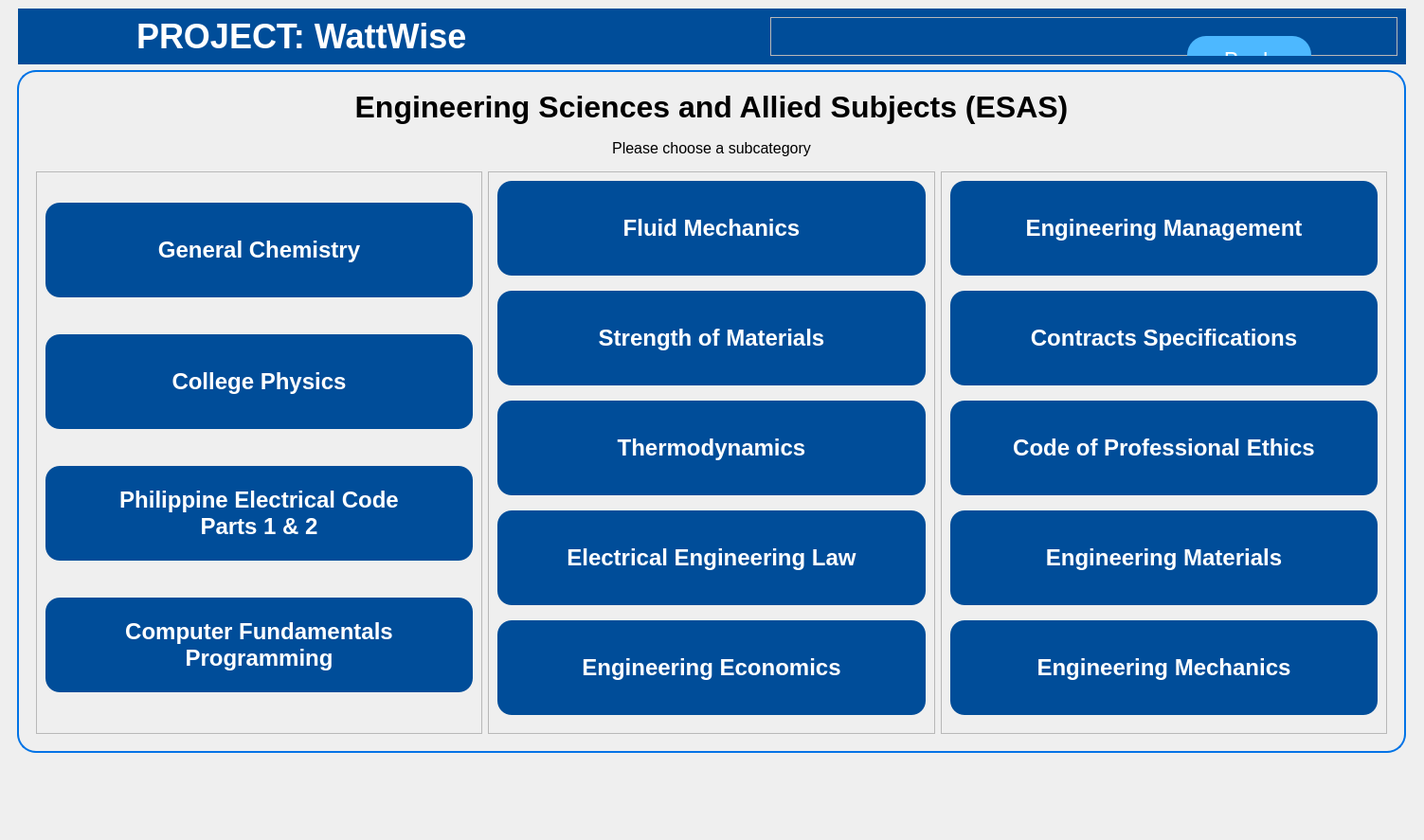
<?xml version="1.0" encoding="UTF-8"?>
<ui version="4.0">
 <class>MainWindow</class>
 <widget class="QMainWindow" name="MainWindow">
  <property name="geometry">
   <rect>
    <x>0</x>
    <y>0</y>
    <width>1503</width>
    <height>887</height>
   </rect>
  </property>
  <property name="cursor">
   <cursorShape>ArrowCursor</cursorShape>
  </property>
  <property name="windowTitle">
   <string>MainWindow</string>
  </property>
  <property name="styleSheet">
   <string notr="true">#header {
	background-color: #004d99;
	padding-left: 10px;
	margin-left: 10px;
	margin-right: 10px;
}

#labelMainMenuTitle {
	font-size: 32px;
	font-weight: bold;
	margin-bottom: 10px;
	margin-top: 10px;
}

#labelSelection {
	font-size: 16px;
}

#title {
	color: white;
	font-weight: bold;
	font-size: 36px;
}

#btnBack {
	background-color: #4db8ff;
	border-radius: 20px;
	color: white;
	margin-top: 10px;
	font-size: 24px;
	height: 50px;
}

#btnBack:hover {
	background-color: #1AA4FF;
}

#menuFrame {
	border: 2px solid #0073e6;
	border-radius: 20px;
	margin-right: 10px;
	margin-left: 3px;
}

#menuFrame QPushButton {
	color: #ffffff;
	background-color:  #004d99;
	border-radius: 15px;
	font-weight: bold;
	font-size: 24px;
	height: 80px;
	padding: 10px 16px;
	margin-bottom: 10px;
}

#menuFrame QPushButton:hover {
	background-color: #0067CC;
}</string>
  </property>
  <widget class="QWidget" name="centralwidget">
   <layout class="QFormLayout" name="formLayout_2">
    <item row="0" column="0" colspan="2">
     <widget class="QFrame" name="header">
      <property name="baseSize">
       <size>
        <width>0</width>
        <height>0</height>
       </size>
      </property>
      <layout class="QGridLayout" name="gridLayout_2">
       <item row="0" column="2">
        <widget class="QFrame" name="frame">
         <property name="frameShape">
          <enum>QFrame::StyledPanel</enum>
         </property>
         <property name="frameShadow">
          <enum>QFrame::Raised</enum>
         </property>
         <widget class="QPushButton" name="btnBack">
          <property name="geometry">
           <rect>
            <x>440</x>
            <y>10</y>
            <width>131</width>
            <height>61</height>
           </rect>
          </property>
          <property name="sizePolicy">
           <sizepolicy hsizetype="Preferred" vsizetype="Preferred">
            <horstretch>0</horstretch>
            <verstretch>0</verstretch>
           </sizepolicy>
          </property>
          <property name="minimumSize">
           <size>
            <width>0</width>
            <height>0</height>
           </size>
          </property>
          <property name="baseSize">
           <size>
            <width>100</width>
            <height>100</height>
           </size>
          </property>
          <property name="cursor">
           <cursorShape>PointingHandCursor</cursorShape>
          </property>
          <property name="text">
           <string>Back</string>
          </property>
          <property name="icon">
           <iconset resource="../qrc/main_menu_rc.qrc">
            <normaloff>:/images/assets/arrow-left.svg</normaloff>:/images/assets/arrow-left.svg</iconset>
          </property>
          <property name="iconSize">
           <size>
            <width>28</width>
            <height>28</height>
           </size>
          </property>
         </widget>
        </widget>
       </item>
       <item row="0" column="0">
        <widget class="QLabel" name="logo">
         <property name="enabled">
          <bool>true</bool>
         </property>
         <property name="sizePolicy">
          <sizepolicy hsizetype="Preferred" vsizetype="Preferred">
           <horstretch>0</horstretch>
           <verstretch>0</verstretch>
          </sizepolicy>
         </property>
         <property name="maximumSize">
          <size>
           <width>100</width>
           <height>100</height>
          </size>
         </property>
         <property name="frameShadow">
          <enum>QFrame::Sunken</enum>
         </property>
         <property name="text">
          <string/>
         </property>
         <property name="pixmap">
          <pixmap resource="../qrc/main_menu_rc.qrc">:/images/assets/logo-white.png</pixmap>
         </property>
         <property name="scaledContents">
          <bool>true</bool>
         </property>
        </widget>
       </item>
       <item row="0" column="1">
        <widget class="QLabel" name="title">
         <property name="text">
          <string>PROJECT: WattWise</string>
         </property>
        </widget>
       </item>
      </layout>
     </widget>
    </item>
    <item row="1" column="1">
     <widget class="QFrame" name="menuFrame">
      <layout class="QFormLayout" name="formLayout">
       <item row="0" column="0" colspan="2">
        <widget class="QLabel" name="labelMainMenuTitle">
         <property name="text">
          <string>Engineering Sciences and Allied Subjects (ESAS)</string>
         </property>
         <property name="alignment">
          <set>Qt::AlignCenter</set>
         </property>
        </widget>
       </item>
       <item row="2" column="0" colspan="2">
        <widget class="QFrame" name="subcategMainFrame">
         <layout class="QHBoxLayout" name="horizontalLayout_2">
          <item>
           <widget class="QFrame" name="frame_4">
            <property name="frameShape">
             <enum>QFrame::StyledPanel</enum>
            </property>
            <property name="frameShadow">
             <enum>QFrame::Raised</enum>
            </property>
            <layout class="QVBoxLayout" name="verticalLayout_3">
             <item>
              <widget class="QPushButton" name="btnGeneralChemistry">
               <property name="cursor">
                <cursorShape>PointingHandCursor</cursorShape>
               </property>
               <property name="text">
                <string>General Chemistry</string>
               </property>
              </widget>
             </item>
             <item>
              <widget class="QPushButton" name="btnCollegePhysics">
               <property name="cursor">
                <cursorShape>PointingHandCursor</cursorShape>
               </property>
               <property name="layoutDirection">
                <enum>Qt::LeftToRight</enum>
               </property>
               <property name="text">
                <string>College Physics</string>
               </property>
               <property name="autoDefault">
                <bool>false</bool>
               </property>
              </widget>
             </item>
             <item>
              <widget class="QPushButton" name="btnPEC">
               <property name="cursor">
                <cursorShape>PointingHandCursor</cursorShape>
               </property>
               <property name="text">
                <string>Philippine Electrical Code 
Parts 1 &amp;&amp; 2</string>
               </property>
              </widget>
             </item>
             <item>
              <widget class="QPushButton" name="btnComputerProgramming">
               <property name="cursor">
                <cursorShape>PointingHandCursor</cursorShape>
               </property>
               <property name="text">
                <string>Computer Fundamentals 
Programming</string>
               </property>
              </widget>
             </item>
            </layout>
           </widget>
          </item>
          <item>
           <widget class="QFrame" name="frame_3">
            <property name="frameShape">
             <enum>QFrame::StyledPanel</enum>
            </property>
            <property name="frameShadow">
             <enum>QFrame::Raised</enum>
            </property>
            <layout class="QVBoxLayout" name="verticalLayout_2">
             <item>
              <widget class="QPushButton" name="btnFluidMechanics">
               <property name="cursor">
                <cursorShape>PointingHandCursor</cursorShape>
               </property>
               <property name="text">
                <string>Fluid Mechanics</string>
               </property>
              </widget>
             </item>
             <item>
              <widget class="QPushButton" name="btnStrengthMaterials">
               <property name="cursor">
                <cursorShape>PointingHandCursor</cursorShape>
               </property>
               <property name="text">
                <string>Strength of Materials</string>
               </property>
              </widget>
             </item>
             <item>
              <widget class="QPushButton" name="btnThermodynamics">
               <property name="cursor">
                <cursorShape>PointingHandCursor</cursorShape>
               </property>
               <property name="text">
                <string>Thermodynamics</string>
               </property>
              </widget>
             </item>
             <item>
              <widget class="QPushButton" name="btnComponentsDevices">
               <property name="cursor">
                <cursorShape>PointingHandCursor</cursorShape>
               </property>
               <property name="text">
                <string>Electrical Engineering Law</string>
               </property>
              </widget>
             </item>
             <item>
              <widget class="QPushButton" name="btnEngineeringEconomics">
               <property name="cursor">
                <cursorShape>PointingHandCursor</cursorShape>
               </property>
               <property name="text">
                <string>Engineering Economics</string>
               </property>
              </widget>
             </item>
            </layout>
           </widget>
          </item>
          <item>
           <widget class="QFrame" name="frame_2">
            <property name="frameShape">
             <enum>QFrame::StyledPanel</enum>
            </property>
            <property name="frameShadow">
             <enum>QFrame::Raised</enum>
            </property>
            <layout class="QVBoxLayout" name="verticalLayout">
             <item>
              <widget class="QPushButton" name="btnEngineeringManagement">
               <property name="cursor">
                <cursorShape>PointingHandCursor</cursorShape>
               </property>
               <property name="text">
                <string>Engineering Management</string>
               </property>
              </widget>
             </item>
             <item>
              <widget class="QPushButton" name="btnContractsSpecifications">
               <property name="cursor">
                <cursorShape>PointingHandCursor</cursorShape>
               </property>
               <property name="text">
                <string>Contracts Specifications</string>
               </property>
              </widget>
             </item>
             <item>
              <widget class="QPushButton" name="btnCodeProfessionalEthics">
               <property name="cursor">
                <cursorShape>PointingHandCursor</cursorShape>
               </property>
               <property name="text">
                <string>Code of Professional Ethics</string>
               </property>
              </widget>
             </item>
             <item>
              <widget class="QPushButton" name="btnEngineeringMaterials">
               <property name="sizePolicy">
                <sizepolicy hsizetype="Minimum" vsizetype="Preferred">
                 <horstretch>0</horstretch>
                 <verstretch>0</verstretch>
                </sizepolicy>
               </property>
               <property name="cursor">
                <cursorShape>PointingHandCursor</cursorShape>
               </property>
               <property name="text">
                <string>Engineering Materials</string>
               </property>
              </widget>
             </item>
             <item>
              <widget class="QPushButton" name="btnEngineeringMechanics">
               <property name="cursor">
                <cursorShape>PointingHandCursor</cursorShape>
               </property>
               <property name="text">
                <string>Engineering Mechanics</string>
               </property>
              </widget>
             </item>
            </layout>
           </widget>
          </item>
         </layout>
        </widget>
       </item>
       <item row="1" column="0" colspan="2">
        <widget class="QLabel" name="labelSelection">
         <property name="text">
          <string>Please choose a subcategory</string>
         </property>
         <property name="alignment">
          <set>Qt::AlignCenter</set>
         </property>
        </widget>
       </item>
      </layout>
     </widget>
    </item>
   </layout>
  </widget>
 </widget>
 <resources>
  <include location="../qrc/main_menu_rc.qrc"/>
 </resources>
 <connections/>
</ui>
